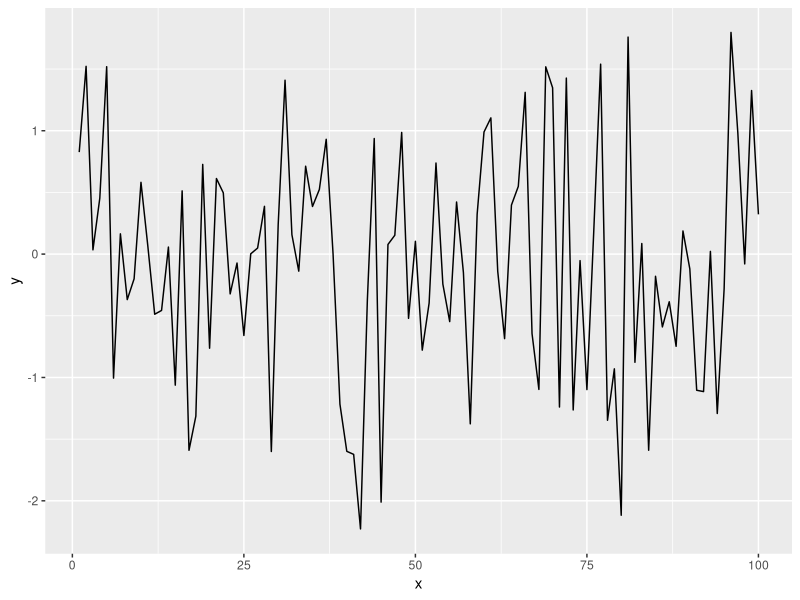

R code for this plot:
## ---- chunk 1
knitr::opts_chunk$set(fig.align = "center")
## ---- chunk 2
library(tidyverse)
## ---- chunk 3
x = seq(1:100)
y = rnorm(100)
dat = data.frame(x, y)
ggplot(dat, aes(x = x, y = y))+
  geom_line()

## ---- chunk 4
dat_tbl <- head(dat,10)
